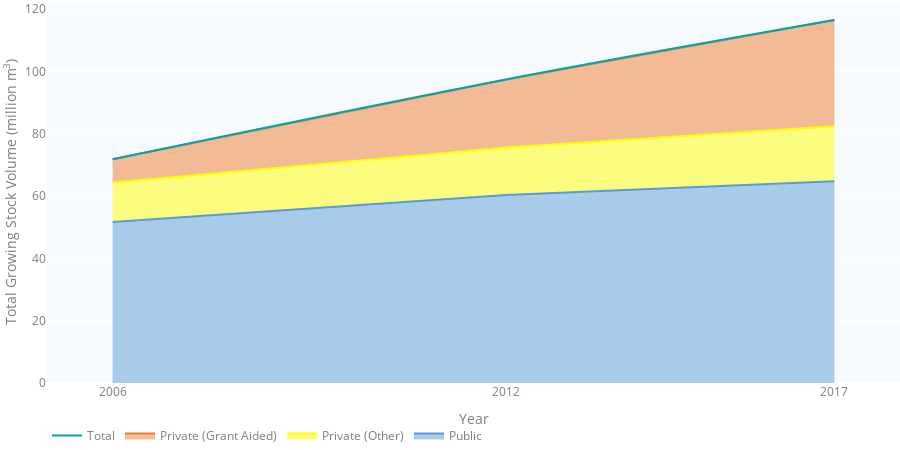

Notebook code cell kept with this figure:
### Code cell
data_path = DATA_PATH+'Terrestrial_Domain/4.9AboveGroundBiomass/Figure4.17/'
data_csv = data_path + 'Figure4.17_data.csv'
df = pd.read_csv(data_csv, index_col=0)
df['datetime'] = pd.to_datetime(df['datetime'])
public_df = df.loc[(df['ownership'] == 'Public')]
private_grants_df = df.loc[(df['ownership'] == 'Private (grant aided)')]
private_other_df = df.loc[(df['ownership'] == 'Private (Other)')]
total_df = df.loc[(df['ownership'] == 'Total')]
total_trace = go.Scatter(x=total_df['datetime'].dt.year,
                         y=total_df['sum__annual__growing_stock_volume'],
                         name='Total',
                         text=total_df['sum__annual__growing_stock_volume'],
                                 mode='lines',  # 'line' is default
                         line_shape='spline',
                         line=dict(
                                # color="#fc0d1b", color used in report
                                color=TIMESERIES_COLOR_1,
                                width=2),
                         hovertemplate='<b>Total</b><br>' +
                         'Stock Volume: %{y:.2f} Mm<sup>3</sup><br>' +
                         '------------------------------<br>' +
                         '<extra></extra>'
                         )
public_trace = go.Scatter(x=public_df['datetime'].dt.year,
                         y=public_df['sum__annual__growing_stock_volume'],
                         name='Public',
                         text=public_df['percentage__annual__growing_stock_volume'],
                         marker=dict(color='#5b9bd5'), # blue,
                         stackgroup="one",
                         hovertemplate='<b>Public</b><br>' +
                         'Stock Volume: %{y:.2f} Mm<sup>3</sup><br>' +
                         'Percent of Total: %{text:.2%}<br>' +
                         '<extra></extra>'
                         )
private_grant_trace = go.Scatter(x=private_grants_df['datetime'].dt.year,
                         y=private_grants_df['sum__annual__growing_stock_volume'],
                         name='Private (Grant Aided)',
                         text=private_grants_df['percentage__annual__growing_stock_volume'],
                         marker=dict(color='#ed7d31'), # brown,
                         stackgroup="one",
                         hovertemplate='<b>Private (Grant Aided)</b><br>' +
                         'Stock Volume: %{y:.2f} Mm<sup>3</sup><br>' +
                         'Percent of Total: %{text:.2%}<br>' +
                         '<extra></extra>'
                         )
private_other_trace = go.Scatter(x=private_other_df['datetime'].dt.year,
                         y=private_other_df['sum__annual__growing_stock_volume'],
                         name='Private (Other)',
                         text=private_other_df['percentage__annual__growing_stock_volume'],
                         marker=dict(color='#ffff00'), # yellow,
                         stackgroup="one",
                         hovertemplate='<b>Private (Other)</b><br>' +
                         'Stock Volume: %{y:.2f} Mm<sup>3</sup><br>' +
                         'Percent of Total: %{text:.2%}<br>' +
                         '<extra></extra>'
                         )
figure_4_17 = go.Figure(data=[public_trace,private_other_trace,private_grant_trace,total_trace],
                        layout=TIMESERIES_LAYOUT)
figure_4_17.update_layout(
        yaxis=dict(title='Total Growing Stock Volume (million m<sup>3</sup>)'),
    xaxis=dict(title="Year",tickvals=[2006, 2012, 2017],range=[2005, 2018]),
    hovermode="x unified",)
figure_4_17

### Figure 1 — Plotly figure (JSON) as saved in the notebook; plotly's stock layout.template omitted (floating-point values rounded to 4 significant figures)
{"data": [{"hovertemplate": "<b>Public</b><br>Stock Volume: %{y:.2f} Mm<sup>3</sup><br>Percent of Total: %{text:.2%}<br><extra></extra>", "marker": {"color": "#5b9bd5"}, "name": "Public", "stackgroup": "one", "text": [0.7196, 0.6197, 0.556], "type": "scatter", "x": [2006, 2012, 2017], "y": [51.71, 60.41, 64.78]}, {"hovertemplate": "<b>Private (Other)</b><br>Stock Volume: %{y:.2f} Mm<sup>3</sup><br>Percent of Total: %{text:.2%}<br><extra></extra>", "marker": {"color": "#ffff00"}, "name": "Private (Other)", "stackgroup": "one", "text": [0.1761, 0.1564, 0.1515], "type": "scatter", "x": [2006, 2012, 2017], "y": [12.66, 15.25, 17.65]}, {"hovertemplate": "<b>Private (Grant Aided)</b><br>Stock Volume: %{y:.2f} Mm<sup>3</sup><br>Percent of Total: %{text:.2%}<br><extra></extra>", "marker": {"color": "#ed7d31"}, "name": "Private (Grant Aided)", "stackgroup": "one", "text": [0.1042, 0.2239, 0.2926], "type": "scatter", "x": [2006, 2012, 2017], "y": [7.49, 21.82, 34.09]}, {"hovertemplate": "<b>Total</b><br>Stock Volume: %{y:.2f} Mm<sup>3</sup><br>------------------------------<br><extra></extra>", "line": {"color": "#00a4ae", "shape": "spline", "width": 2}, "mode": "lines", "name": "Total", "text": [71.86, 97.48, 116.5], "type": "scatter", "x": [2006, 2012, 2017], "y": [71.86, 97.48, 116.5]}], "layout": {"font": {"color": "#7f7f7f"}, "height": 450, "hovermode": "x unified", "legend": {"bgcolor": "rgba(0,0,0,0)", "itemclick": false, "itemdoubleclick": false, "orientation": "h"}, "margin": {"b": 0, "l": 0, "r": 0, "t": 0}, "paper_bgcolor": "rgba(0,0,0,0)", "plot_bgcolor": "#f7fbfd", "xaxis": {"fixedrange": true, "range": [2005, 2018], "showgrid": false, "tickvals": [2006, 2012, 2017], "title": {"text": "Year"}}, "yaxis": {"fixedrange": true, "title": {"text": "Total Growing Stock Volume (million m<sup>3</sup>)"}}}}
